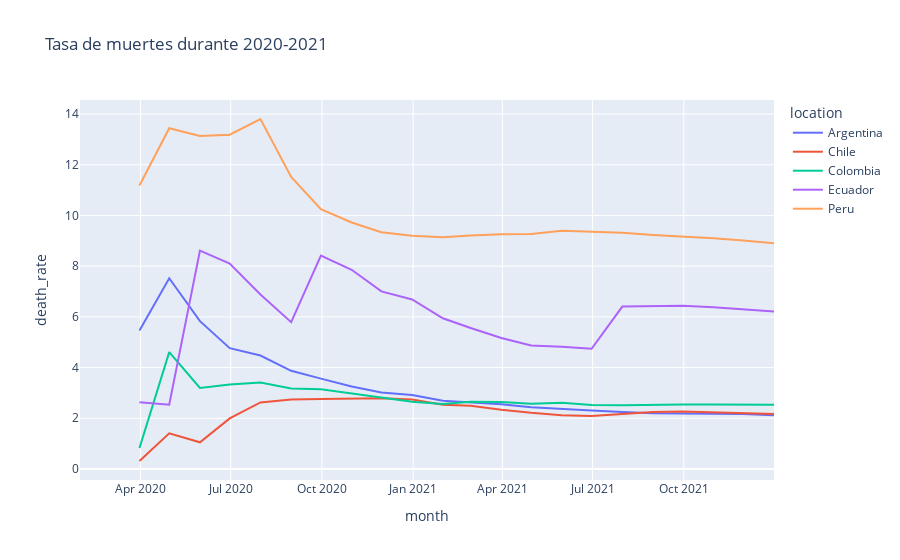

Source (notebook cell):
### Code cell
linea_rate = px.line(df_2,x='month',y='death_rate', color='location',title='Tasa de muertes durante 2020-2021')
linea_rate.show()

### Figure 1 — Plotly figure (JSON) as saved in the notebook; plotly's stock layout.template omitted (floating-point values rounded to 4 significant figures)
{"data": [{"hovertemplate": "location=Argentina<br>month=%{x}<br>death_rate=%{y}<extra></extra>", "legendgroup": "Argentina", "line": {"color": "#636efa", "dash": "solid"}, "marker": {"symbol": "circle"}, "mode": "lines", "name": "Argentina", "orientation": "v", "showlegend": true, "type": "scatter", "x": ["2020-01-31", "2020-02-29", "2020-03-31", "2020-04-30", "2020-05-31", "2020-06-30", "2020-07-31", "2020-08-31", "2020-09-30", "2020-10-31", "2020-11-30", "2020-12-31", "2021-01-31", "2021-02-28", "2021-03-31", "2021-04-30", "2021-05-31", "2021-06-30", "2021-07-31", "2021-08-31", "2021-09-30", "2021-10-31", "2021-11-30", "2021-12-31"], "xaxis": "x", "y": [null, null, 5.46, 7.522, 5.829, 4.765, 4.473, 3.871, 3.563, 3.255, 3.016, 2.915, 2.694, 2.622, 2.556, 2.431, 2.354, 2.304, 2.25, 2.2, 2.189, 2.18, 2.17, 2.119], "yaxis": "y"}, {"hovertemplate": "location=Chile<br>month=%{x}<br>death_rate=%{y}<extra></extra>", "legendgroup": "Chile", "line": {"color": "#EF553B", "dash": "solid"}, "marker": {"symbol": "circle"}, "mode": "lines", "name": "Chile", "orientation": "v", "showlegend": true, "type": "scatter", "x": ["2020-01-31", "2020-02-29", "2020-03-31", "2020-04-30", "2020-05-31", "2020-06-30", "2020-07-31", "2020-08-31", "2020-09-30", "2020-10-31", "2020-11-30", "2020-12-31", "2021-01-31", "2021-02-28", "2021-03-31", "2021-04-30", "2021-05-31", "2021-06-30", "2021-07-31", "2021-08-31", "2021-09-30", "2021-10-31", "2021-11-30", "2021-12-31"], "xaxis": "x", "y": [null, null, 0.3143, 1.408, 1.051, 1.997, 2.625, 2.74, 2.761, 2.775, 2.791, 2.741, 2.537, 2.493, 2.336, 2.214, 2.121, 2.085, 2.174, 2.25, 2.267, 2.23, 2.179, 2.168], "yaxis": "y"}, {"hovertemplate": "location=Colombia<br>month=%{x}<br>death_rate=%{y}<extra></extra>", "legendgroup": "Colombia", "line": {"color": "#00cc96", "dash": "solid"}, "marker": {"symbol": "circle"}, "mode": "lines", "name": "Colombia", "orientation": "v", "showlegend": true, "type": "scatter", "x": ["2020-01-31", "2020-02-29", "2020-03-31", "2020-04-30", "2020-05-31", "2020-06-30", "2020-07-31", "2020-08-31", "2020-09-30", "2020-10-31", "2020-11-30", "2020-12-31", "2021-01-31", "2021-02-28", "2021-03-31", "2021-04-30", "2021-05-31", "2021-06-30", "2021-07-31", "2021-08-31", "2021-09-30", "2021-10-31", "2021-11-30", "2021-12-31"], "xaxis": "x", "y": [null, null, 0.8299, 4.61, 3.196, 3.329, 3.415, 3.178, 3.144, 2.983, 2.806, 2.647, 2.565, 2.651, 2.646, 2.571, 2.609, 2.524, 2.512, 2.543, 2.548, 2.545, 2.536, 2.534], "yaxis": "y"}, {"hovertemplate": "location=Ecuador<br>month=%{x}<br>death_rate=%{y}<extra></extra>", "legendgroup": "Ecuador", "line": {"color": "#ab63fa", "dash": "solid"}, "marker": {"symbol": "circle"}, "mode": "lines", "name": "Ecuador", "orientation": "v", "showlegend": true, "type": "scatter", "x": ["2020-01-31", "2020-02-29", "2020-03-31", "2020-04-30", "2020-05-31", "2020-06-30", "2020-07-31", "2020-08-31", "2020-09-30", "2020-10-31", "2020-11-30", "2020-12-31", "2021-01-31", "2021-02-28", "2021-03-31", "2021-04-30", "2021-05-31", "2021-06-30", "2021-07-31", "2021-08-31", "2021-09-30", "2021-10-31", "2021-11-30", "2021-12-31"], "xaxis": "x", "y": [null, null, 2.633, 2.535, 8.614, 8.106, 6.881, 5.79, 8.414, 7.858, 7.004, 6.685, 5.946, 5.56, 5.169, 4.871, 4.823, 4.739, 6.406, 6.431, 6.442, 6.38, 6.307, 6.215], "yaxis": "y"}, {"hovertemplate": "location=Peru<br>month=%{x}<br>death_rate=%{y}<extra></extra>", "legendgroup": "Peru", "line": {"color": "#FFA15A", "dash": "solid"}, "marker": {"symbol": "circle"}, "mode": "lines", "name": "Peru", "orientation": "v", "showlegend": true, "type": "scatter", "x": ["2020-01-31", "2020-02-29", "2020-03-31", "2020-04-30", "2020-05-31", "2020-06-30", "2020-07-31", "2020-08-31", "2020-09-30", "2020-10-31", "2020-11-30", "2020-12-31", "2021-01-31", "2021-02-28", "2021-03-31", "2021-04-30", "2021-05-31", "2021-06-30", "2021-07-31", "2021-08-31", "2021-09-30", "2021-10-31", "2021-11-30", "2021-12-31"], "xaxis": "x", "y": [null, null, 11.18, 13.44, 13.14, 13.19, 13.81, 11.52, 10.25, 9.724, 9.337, 9.201, 9.136, 9.212, 9.255, 9.269, 9.399, 9.37, 9.314, 9.226, 9.173, 9.1, 9.01, 8.907], "yaxis": "y"}], "layout": {"legend": {"title": {"text": "location"}, "tracegroupgap": 0}, "title": {"text": "Tasa de muertes durante 2020-2021"}, "xaxis": {"anchor": "y", "domain": [0, 1], "title": {"text": "month"}}, "yaxis": {"anchor": "x", "domain": [0, 1], "title": {"text": "death_rate"}}}}
